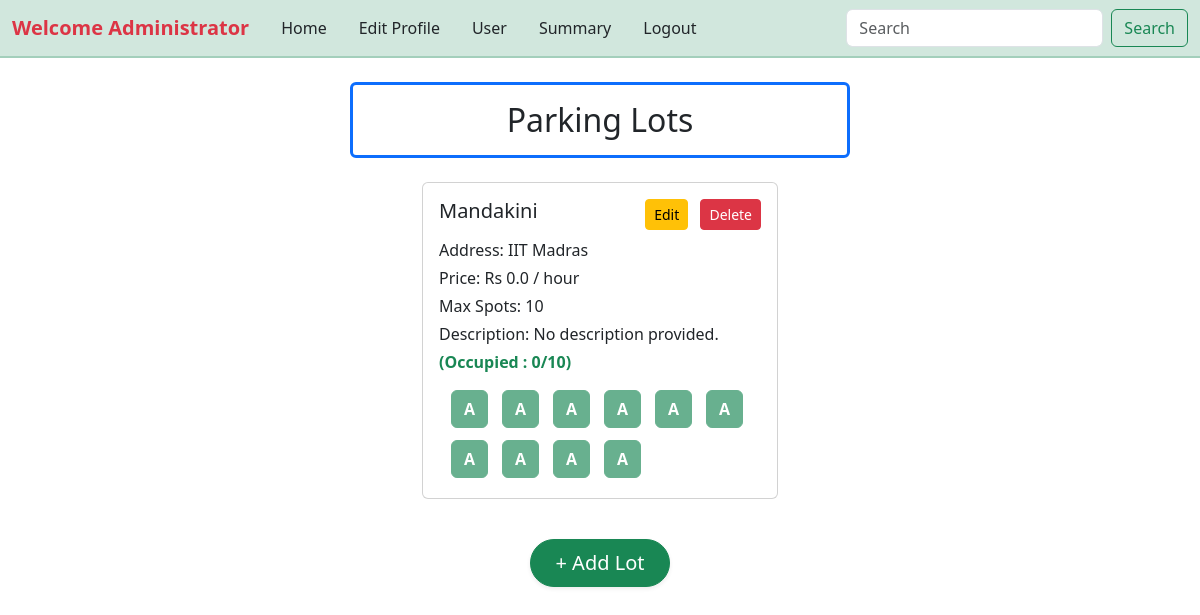
Screenshot of /admin_dashboard (signed in) with the database file from the repository.
### controllers/models.py (models this page shows)
class ParkingLot(db.Model):
    id = db.Column(db.Integer, primary_key=True)
    prime_location_name = db.Column(db.String(255),unique=True, nullable=False)
    price = db.Column(db.Float, nullable=False)
    address = db.Column(db.String(255), nullable=False)
    pin_code = db.Column(db.String(10), nullable=False)
    maximum_number_of_spots = db.Column(db.Integer, nullable=False)
    description = db.Column(db.Text, nullable=True)
    parking_spots = db.relationship('ParkingSpot', backref='parking_lot', cascade="all, delete-orphan", lazy='dynamic')

class ParkingSpot(db.Model):
    id = db.Column(db.Integer, primary_key=True)
    parking_lot_id = db.Column(db.Integer, db.ForeignKey('parking_lot.id'), nullable=False)
    status = db.Column(db.Boolean, nullable=False, default=False)
    vehicle_plate = db.Column(db.String(20), nullable=True)
    reserved_spot_entry = db.relationship('ReservedParkingSpot', backref='parking_spot')

### controllers/routes.py (the view)
@app.route('/admin_dashboard', methods=['GET', 'POST'])
def admin_dashboard():
    if 'user_id' not in session:
        flash('Please log in to access this page.', 'danger')
        return redirect(url_for('home'))
    if session.get('username') != 'admin':
        flash('Unauthorized access. Please log in as admin.', 'danger')
        return redirect(url_for('home'))
    parking_lots = ParkingLot.query.all()
    parking_spots = ParkingSpot.query.all()
    return render_template('admin_dashboard.html', parking_lots=parking_lots, parking_spots=parking_spots)

### templates/admin_dashboard.html (shortened to what this page needs)
{% extends "dashboard.html" %}
{% block content %}
    <div class="container mt-4">
        <h2 class="card card-custom mx-auto border-primary rounded p-3 mb-4 mt-4 text-center"
            style="max-width: 500px; border-width: 3px !important;">Parking Lots</h2>
        <div class="row justify-content-center">
            {% if parking_lots %}
                {% for lot in parking_lots %}
                    <div class="col-4 mb-4">
                        <div class="card">
                            <div class="card-body">
                                <div class="d-flex justify-content-between align-items-start mb-2">
                                    <h5 class="card-title mb-0">{{ lot.prime_location_name }}</h5>
                                    <div>
                                        <button type="button" class="btn btn-sm btn-warning"
                                                popovertarget="editLot{{lot.id}}">
                                        Edit
                                        </button>
                                        <button type="button" class="btn btn-sm btn-danger ms-2"
                                                popovertarget="deleteLot{{lot.id}}">
                                        Delete
                                        </button>
                                    </div>
                                </div>
                                <p class="card-text mb-1">Address: {{ lot.address }}</p>
                                <p class="card-text mb-1">Price: Rs {{ lot.price }} / hour</p>
                                <p class="card-text mb-1">Max Spots: {{ lot.maximum_number_of_spots }}</p>
                                <p class="card-text mb-1">Description: {{ lot.description or 'No description provided.' }}</p>
                                {% set occupied_spots = lot.parking_spots | selectattr("status", "equalto", True) | list %}
                                <p class="card-text text-success fw-bold mb-3">
                                    (Occupied : {{(occupied_spots | length) }}/{{ lot.maximum_number_of_spots }})</p>
                                <div class="container-fluid">
                                    <div class="row row-cols-6 g-2">
                                        {% for spot in lot.parking_spots %}
                                            <div class="col">
                                                <div class="parking-spot">
                                                    {% if spot.status %}
                                                        <button type="button" class="btn btn-danger fw-bold mb-1"
                                                                popovertarget="viewOccupiedSpot{{spot.id}}">O
                                                        </button>
                                                    {% else %}
                                                        <button type="button" class="btn btn-success fw-bold mb-1" disabled>A
                                                        </button>
                                                    {% endif %}
                                                </div>
                                            </div>
                                        {% endfor %}
                                    </div>
                                </div>
                            </div>
                        </div>
                    </div>
                {% endfor %}
            {% else %}
                <div class="col-12 text-center text-muted">No parking lots added yet. Click "+ Add Lot" to get started!</div>
            {% endif %}
        </div>
        <div class="text-center">
            <button type="button" class="btn btn-success btn-lg shadow-sm rounded-pill px-4 py-2 mt-3"
                    data-bs-toggle="modal" data-bs-target="#addLotModal">
            + Add Lot
            </button>
        </div>
    </div>
{% endblock %}

### templates/dashboard.html (shortened to what this page needs)
<!DOCTYPE html>
<html lang="en">
<head>
    <link href="https://cdn.jsdelivr.net/npm/bootstrap@5.3.7/dist/css/bootstrap.min.css" rel="stylesheet"
>
</head>
<body>
    {% include 'navbar.html' %}
    {% block content %}
    {% endblock %}
</body>
</html>

### templates/navbar.html (shortened to what this page needs)
<nav class="navbar navbar-expand-lg bg-success-subtle border-bottom border-2 border-success-subtle">
    <div class="container-fluid d-flex justify-content-left align-items-center">
        {% if session.get('full_name') == "Administrator"%}
            <a class="navbar-brand text-danger fw-bold" href="/admin_dashboard">Welcome {{session.get('full_name')}}</a>
        {% else %}
            <a class="navbar-brand text-danger fw-bold" href="/user_dashboard">Welcome {{session.get('full_name')}}</a>
        {% endif %}
        <div class="collapse navbar-collapse" id="navbarSupportedContent">
            <ul class="navbar-nav me-auto mb-2 mb-lg-0">
                {% if session.get("username") == "admin" %}
                <li class="nav-item">
                    <a class="nav-link active text-dark fw-medium py-2 px-3" aria-current="page" href="{{ url_for('admin_dashboard') }}">Home</a>
                </li>
                <li class="nav-item">
                    <a class="nav-link active text-dark fw-medium py-2 px-3" aria-current="page" href="{{ url_for('edit_profile') }}">Edit Profile</a>
                </li>
                <li class="nav-item">
                    <a class="nav-link active text-dark fw-medium py-2 px-3" aria-current="page" href="{{ url_for('registered_users') }}">User</a>
                </li>
                <li class="nav-item">
                    <a class="nav-link active text-dark fw-medium py-2 px-3" aria-current="page" href="{{ url_for('summary') }}">Summary</a>
                </li>
                <li class="nav-item">
                    <a class="nav-link active text-dark fw-medium py-2 px-3" aria-current="page" href="{{ url_for('logout') }}">Logout</a>
                </li>
                {% endif %}
            </ul>
            <form class="d-flex" role="search">
                <input class="form-control me-2" type="search" placeholder="Search" aria-label="Search"/>
                <button class="btn btn-outline-success" type="submit">Search</button>
            </form>
        </div>
    </div>
</nav>

### rows the page displays
ParkingLot: prime_location_name "Mandakini", address "IIT Madras", price "0.0", maximum_number_of_spots "10", description "No description provided.", value "0"
ParkingSpot: status "A"
ParkingSpot: status "A"
ParkingSpot: status "A"
ParkingSpot: status "A"
ParkingSpot: status "A"
ParkingSpot: status "A"
ParkingSpot: status "A"
ParkingSpot: status "A"
ParkingSpot: status "A"
ParkingSpot: status "A"

### other values shown
{{ session.get('full_name') }} "Administrator"
